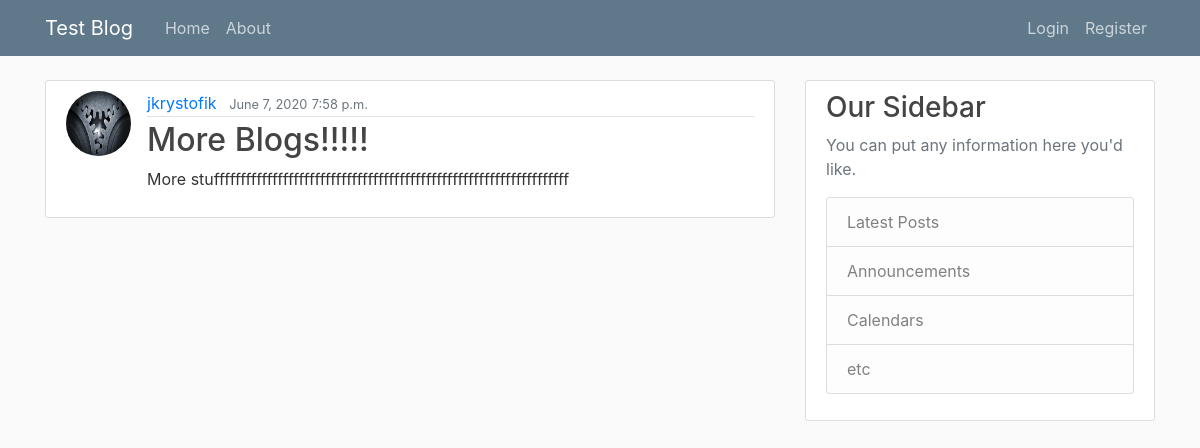
/post/6/, run on an earlier commit of the app's database.
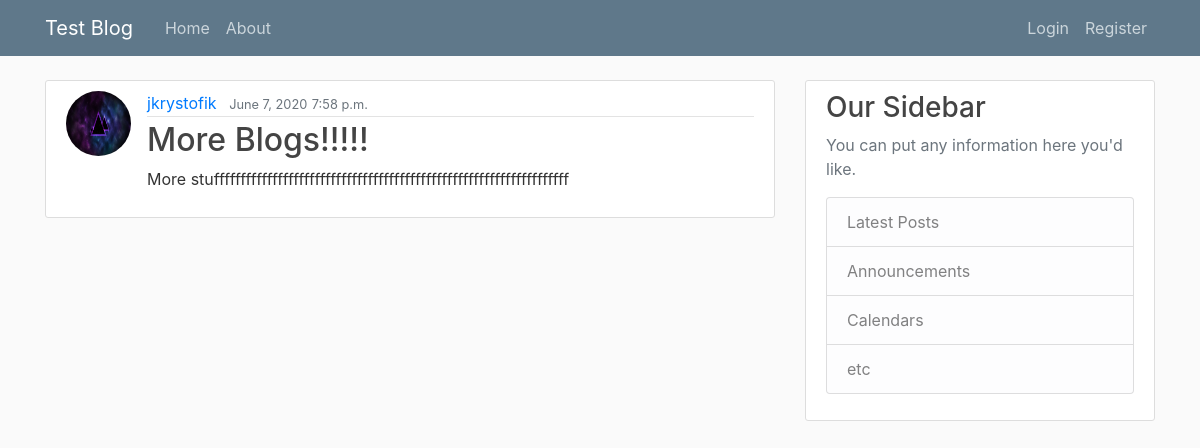
And on a later commit of the database.
### test_blog/models.py (models this page shows, shortened)
class BlogPost(models.Model):
    author = models.ForeignKey(User, on_delete=models.CASCADE)
    date_posted = models.DateField(default=timezone.now)
    time_posted = models.TimeField(default=timezone.now)
    title = models.CharField(max_length=100)
    content = models.TextField()

### users/models.py (models this page shows, shortened)
class Profile(models.Model):
    user = models.OneToOneField(User, on_delete=models.CASCADE)
    image = models.ImageField(default='default_user.jpg',
                              upload_to='profile_pics')

### test_blog/views.py (the view)
# urls.py: path('post/<int:pk>/', PostDetailView.as_view(), name='post-detail'),
class PostDetailView(DetailView):
    model = BlogPost
    template_name = 'post_detail.html'

### test_blog/templates/post_detail.html (shortened to what this page needs)
{% extends 'site_base.html' %}
{% block content %}
    <article class="media content-section">
        <img class="rounded-circle article-img" src="{{ object.author.profile.image.url }}" alt="User Profile Pic">
        <div class="media-body">
            <div class="article-metadata">
                <a class="mr-2" href="#">{{ object.author }}</a>
                <small class="text-muted">{{ object.date_posted }}</small>
                <small class="text-muted post_time">{{ object.time_posted }}</small>
            </div>
            <h2 class="article-title">{{ object.title }}</h2>
            <p class="article-content">{{ object.content }}</p>
        </div>
    </article>
{% endblock content %}

What changed in the data, as far as the page shows it:
changed through a linked row, BlogPost "More Blogs!!!!!": author.profile.image: a different picture
